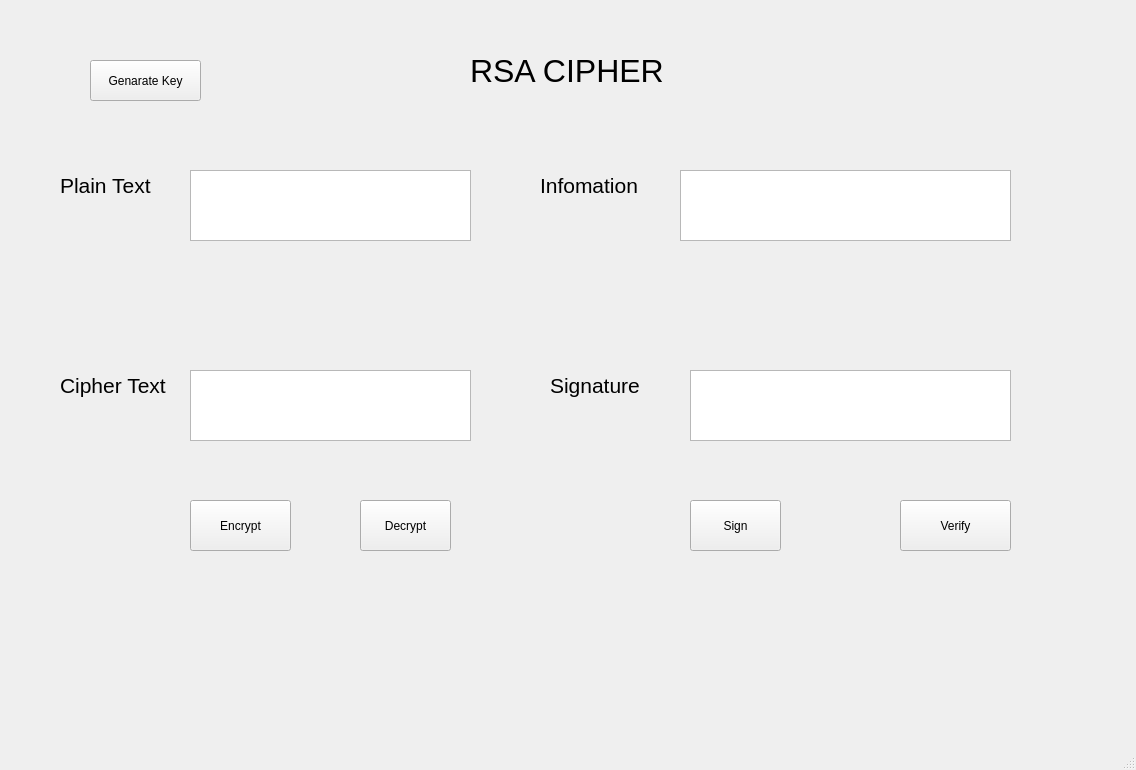
<?xml version="1.0" encoding="UTF-8"?>
<ui version="4.0">
 <class>MainWindow</class>
 <widget class="QMainWindow" name="MainWindow">
  <property name="geometry">
   <rect>
    <x>0</x>
    <y>0</y>
    <width>1136</width>
    <height>770</height>
   </rect>
  </property>
  <property name="windowTitle">
   <string>MainWindow</string>
  </property>
  <widget class="QWidget" name="centralwidget">
   <widget class="QLabel" name="label">
    <property name="geometry">
     <rect>
      <x>470</x>
      <y>40</y>
      <width>201</width>
      <height>61</height>
     </rect>
    </property>
    <property name="font">
     <font>
      <pointsize>24</pointsize>
     </font>
    </property>
    <property name="text">
     <string>RSA CIPHER</string>
    </property>
   </widget>
   <widget class="QLabel" name="label_2">
    <property name="geometry">
     <rect>
      <x>60</x>
      <y>170</y>
      <width>131</width>
      <height>31</height>
     </rect>
    </property>
    <property name="font">
     <font>
      <pointsize>16</pointsize>
     </font>
    </property>
    <property name="text">
     <string>Plain Text</string>
    </property>
   </widget>
   <widget class="QLabel" name="label_3">
    <property name="geometry">
     <rect>
      <x>60</x>
      <y>370</y>
      <width>161</width>
      <height>31</height>
     </rect>
    </property>
    <property name="font">
     <font>
      <pointsize>16</pointsize>
     </font>
    </property>
    <property name="text">
     <string>Cipher Text</string>
    </property>
   </widget>
   <widget class="QLabel" name="label_5">
    <property name="geometry">
     <rect>
      <x>540</x>
      <y>170</y>
      <width>141</width>
      <height>31</height>
     </rect>
    </property>
    <property name="font">
     <font>
      <pointsize>16</pointsize>
     </font>
    </property>
    <property name="text">
     <string>Infomation</string>
    </property>
   </widget>
   <widget class="QLabel" name="label_6">
    <property name="geometry">
     <rect>
      <x>550</x>
      <y>370</y>
      <width>161</width>
      <height>31</height>
     </rect>
    </property>
    <property name="font">
     <font>
      <pointsize>16</pointsize>
     </font>
    </property>
    <property name="text">
     <string>Signature</string>
    </property>
   </widget>
   <widget class="QTextEdit" name="txt_plain">
    <property name="geometry">
     <rect>
      <x>190</x>
      <y>170</y>
      <width>281</width>
      <height>71</height>
     </rect>
    </property>
   </widget>
   <widget class="QTextEdit" name="textEdit_2">
    <property name="geometry">
     <rect>
      <x>190</x>
      <y>370</y>
      <width>281</width>
      <height>71</height>
     </rect>
    </property>
   </widget>
   <widget class="QTextEdit" name="textEdit_3">
    <property name="geometry">
     <rect>
      <x>680</x>
      <y>170</y>
      <width>331</width>
      <height>71</height>
     </rect>
    </property>
   </widget>
   <widget class="QTextEdit" name="textEdit_4">
    <property name="geometry">
     <rect>
      <x>690</x>
      <y>370</y>
      <width>321</width>
      <height>71</height>
     </rect>
    </property>
   </widget>
   <widget class="QPushButton" name="btn_gen">
    <property name="geometry">
     <rect>
      <x>90</x>
      <y>60</y>
      <width>111</width>
      <height>41</height>
     </rect>
    </property>
    <property name="text">
     <string>Genarate Key</string>
    </property>
   </widget>
   <widget class="QPushButton" name="btn_encrypt">
    <property name="geometry">
     <rect>
      <x>190</x>
      <y>500</y>
      <width>101</width>
      <height>51</height>
     </rect>
    </property>
    <property name="text">
     <string>Encrypt</string>
    </property>
   </widget>
   <widget class="QPushButton" name="btn_decrypt">
    <property name="geometry">
     <rect>
      <x>360</x>
      <y>500</y>
      <width>91</width>
      <height>51</height>
     </rect>
    </property>
    <property name="text">
     <string>Decrypt</string>
    </property>
   </widget>
   <widget class="QPushButton" name="btn_sign">
    <property name="geometry">
     <rect>
      <x>690</x>
      <y>500</y>
      <width>91</width>
      <height>51</height>
     </rect>
    </property>
    <property name="text">
     <string>Sign</string>
    </property>
   </widget>
   <widget class="QPushButton" name="btn_verify">
    <property name="geometry">
     <rect>
      <x>900</x>
      <y>500</y>
      <width>111</width>
      <height>51</height>
     </rect>
    </property>
    <property name="text">
     <string>Verify</string>
    </property>
   </widget>
  </widget>
  <widget class="QMenuBar" name="menubar">
   <property name="geometry">
    <rect>
     <x>0</x>
     <y>0</y>
     <width>1136</width>
     <height>21</height>
    </rect>
   </property>
  </widget>
  <widget class="QStatusBar" name="statusbar"/>
 </widget>
 <resources/>
 <connections/>
</ui>
